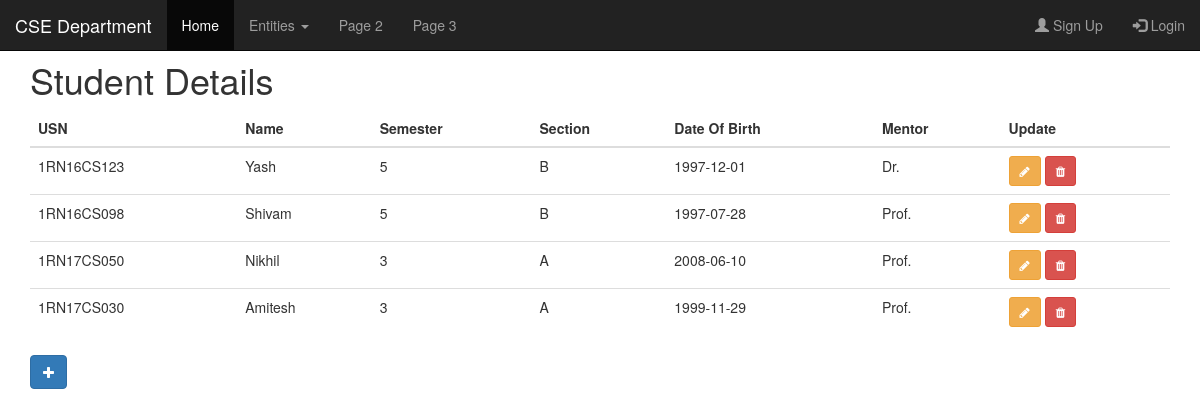
The page / on the database its author committed.
### tables this page shows
CREATE TABLE Student (
USN CHAR(10)  NOT NULL PRIMARY KEY,
Name VARCHAR(20)  NOT NULL,
Semester INTEGER NOT NULL,
dob DATE,
Section CHAR,
Class_ID INTEGER,
Mentor VARCHAR(20),
FOREIGN KEY(Class_ID) REFERENCES CLASS(Class_ID) ON DELETE CASCADE,
FOREIGN KEY(Class_ID) REFERENCES CLASS(Class_ID) ON UPDATE CASCADE

);

### flaskapp.py (the view)
@app.route("/")
def index():
	student_list = query_db("SELECT * FROM student")
	return render_template("index.html", student_list=student_list)

### flaskapp.py (called while the page is built)
def get_db():
	db = getattr(g, '_database', None)
	if db is None:
		db = g._database = sqlite3.connect(DATABASE)
		db.row_factory = sqlite3.Row
	return db

def query_db(query, args=(), one=False):
	cur = get_db().execute(query, args)
	rv = cur.fetchall()
	cur.close()
	return (rv[0] if rv else None) if one else rv

@app.teardown_appcontext
def close_connection(exception):
	db = getattr(g, '_database', None)
	if db is not None:
		db.close()

### templates/index.html
{% extends "base.html" %}
{% block title %}Student Details{% endblock %}
{% block content %}
<table class="table">
	<thead>
		<tr>
			<th scope="col">USN</th>
			<th scope="col">Name</th>
			<th scope="col">Semester</th>
			<th scope="col">Section</th>
			<th scope="col">Date Of Birth</th>
			<th scope="col">Mentor</th>
			<th scope="col">Update</th>
		</tr>
	</thead>
	{% for student in student_list: %}
	<tr>
		<td>{{ student["USN"] }}</td>
		<td>{{ student["Name"] }}</td>
		<td>{{ student["Semester"] }}</td>
		<td>{{ student["Section"] }}</td>
		<td>{{ student["dob"]}}</td>
		<td>{{ student["Mentor"] }}</td>
		<td>
			<a class="btn btn-warning btn-sm" href="./update/{{student.USN}}"><i class="fa fa-pencil"></i></a>
			<a class="btn btn-danger btn-sm" href="./delete/{{student.USN}}"><i class="fa fa-trash"></i></a>
		</td>
	</tr>
	{% endfor %}
</table>
<a class="btn btn-primary" href="./create"><i class="fa fa-plus"></i></a>
{% endblock %}

### templates/base.html (style rules this page uses)
body { padding-top: 40px; }

### rows shown on the page
Student: USN "1RN16CS123", Name "Yash", Semester "5", Section "B", dob "1997-12-01", Mentor "Dr."
Student: USN "1RN16CS098", Name "Shivam", Semester "5", Section "B", dob "1997-07-28", Mentor "Prof."
Student: USN "1RN17CS050", Name "Nikhil", Semester "3", Section "A", dob "2008-06-10", Mentor "Prof."
Student: USN "1RN17CS030", Name "Amitesh", Semester "3", Section "A", dob "1999-11-29", Mentor "Prof."
